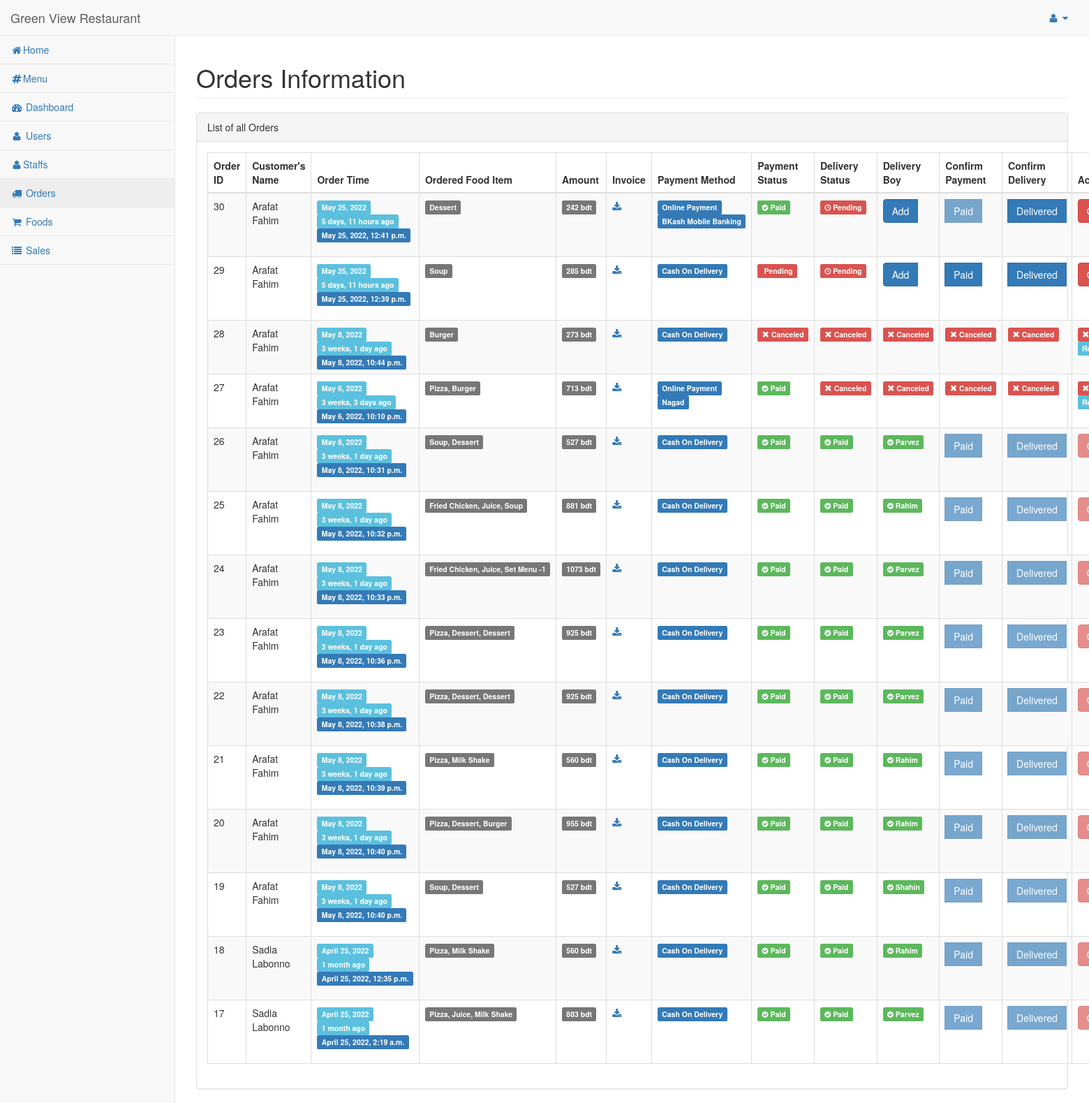
Screenshot of /dashboard/admin/orders/ (signed in) with the database file from the repository.
### hotel/models.py (models this page shows, shortened)
class Order(models.Model):
    pending = 'Pending'
    completed = 'Completed'
    STATUS = (
        (pending, pending),
        (completed, completed),
    )
    PAYMENT = (
        ('Cash On Delivery', 'Cash On Delivery'),
        ('Online Payment', 'Online Payment'),
    )
    pickup = 'PickUp'
    delivery = 'Delivery'
    TYPE = (
        (pickup, pickup),
        (delivery, delivery),
    )
    customer = models.ForeignKey(Customer, on_delete=models.CASCADE)
    order_timestamp = models.DateTimeField(auto_now_add=True)
    delivery_timestamp = models.DateTimeField(auto_now=True)
    order_items = models.ManyToManyField(Cart)
    food_items = models.TextField(null=True)
    food_price = models.TextField(null=True)
    payment_id = models.CharField(max_length=264, blank=True, null=True)
    payment_status = models.CharField(max_length=100, choices=STATUS)
    delivery_status = models.CharField(max_length=100, choices=STATUS)
    if_cancelled = models.BooleanField(default=False)
    cancelled_reason = models.TextField(blank=True, null=True)
    refund_request = models.BooleanField(default=False)
    total_amount = models.IntegerField(blank=True, null=True)
    payment_method = models.CharField(max_length=100, choices=PAYMENT, default='Cash On Delivery')
    payment_type = models.TextField(null=True, blank=True)
    location = models.CharField(max_length=200, blank=True, null=True)
    delivery_boy = models.ForeignKey(Staff, on_delete=models.CASCADE, null=True, blank=True)

class Customer(models.Model):
    pending = 'Pending'
    verified = 'Verified'
    STATUS = (
        (pending, pending),
        (verified, verified),
    )
    customer = models.ForeignKey(User, on_delete=models.CASCADE)
    address = models.TextField()
    referal_code = models.CharField(max_length=10)
    contact = models.CharField(max_length=10)
    orders = models.IntegerField(default=0)
    total_sale = models.IntegerField(default=0)
    status = models.CharField(max_length=50, choices=STATUS)

class Staff(models.Model):
    weiter = 'weiter'
    deliveryboy = 'Delivery Boy'
    chef = 'Chef'
    ROLES = (
        (weiter, weiter),
        (chef, chef),
        (deliveryboy, deliveryboy),
    )
    staff_name = models.CharField(max_length=255)
    address = models.TextField()
    contact = models.CharField(max_length=10)
    email = models.EmailField(max_length=255)
    salary = models.IntegerField()
    role = models.CharField(max_length=30, choices=ROLES)

### hotel/views.py (the view)
# urls.py: url(r'^dashboard/admin/orders/$', views.orders_admin, name='orders_admin'),
@login_required
@staff_member_required
def orders_admin(request):
    orders = Order.objects.filter().order_by('-id')
    dBoys = Staff.objects.filter(role='Delivery Boy')
    return render(request, 'admin_temp/orders.html', {'orders': orders, 'dBoys': dBoys})

### hotel/templates/admin_temp/orders.html (shortened to what this page needs)
{% load static %}
{% include "includes/base.html" %}
{% load humanize %}
{% block main %}
        <div id="page-wrapper">
            <div class="row">
                <div class="col-lg-12">
                    <h1 class="page-header">Orders Information</h1>
                </div>
            </div>
            <div class="row">
                <div class="col-lg-12">
                    <div class="panel panel-default">
                        <div class="panel-heading">
                            List of all Orders
                        </div>
                        <div class="panel-body">
                            <table width="100%" class="table table-striped table-bordered table-hover" >
                                <thead>
                                    <tr>
                                        <th>Order ID</th>
                                        <th>Customer's Name</th>
                                        <th>Order Time</th>
                                        <th>Ordered Food Item</th>
                                        <th>Amount</th>
                                        <th>Invoice</th>
                                        <th>Payment Method</th>
                                        <th>Payment Status</th>
                                        <th>Delivery Status</th>
                                        <th>Delivery Boy</th>
                                        <th>Confirm Payment</th>
                                        <th>Confirm Delivery</th>
                                        <th>Action</th>
                                    </tr>
                                </thead>
                                <tbody>
                                    {% for order in orders %}
                                    <tr>
                                        <td>{{order.id}}</td>
                                        <td>{{order.customer.customer.first_name}} {{order.customer.customer.last_name}}</td>
                                        <td>
                                            <span class="label label-info">{{order.order_timestamp|naturalday}}</span>
                                            <span class="label label-info">{{order.order_timestamp|naturaltime}}</span>
                                            <span class="label label-primary">{{order.order_timestamp}}</span>
                                        </td>
                                        <td><span class="label label-default">{{order.food_items}}</span></td>
                                        <td><span class="label label-default">{{order.total_amount}} bdt</span></td>
                                        <td><a href="{% url 'hotel:pdf' order.pk %}" class="fa fa-download"></a></td>
                                        <td>
                                            <span class="label label-primary">{{order.payment_method}}</span>
                                            <br>
                                            {% if order.payment_method == 'Online Payment' %}
                                            <span class="label label-primary">{{order.payment_type}}</span>
                                            {% endif %}
                                        </td>
                                        <td>
                                            {% if order.payment_method == 'Online Payment' or order.payment_status == 'Completed' %}
                                            <span class="label label-success">
                                                <i class="fa fa-check-circle" aria-hidden="true"></i>
                                               Paid</span>
                                            {% else %}
                                            {% if order.if_cancelled == True %}
                                                <span class="label label-danger">
                                                    <i class="glyphicon glyphicon-remove" aria-hidden="true"></i>
                                                        Canceled
                                                </span>
                                                {% else %}
                                                <span class="label label-danger">
                                                    Pending
                                                </span>
                                                {% endif %}
                                            {% endif %}
                                        </td>
                                        <td>
                                            {% if order.if_cancelled == True %}
                                            <span class="label label-danger">
                                                <i class="glyphicon glyphicon-remove" aria-hidden="true"></i>
                                                    Canceled
                                            </span>
                                            {% else %}
                                                {% if order.delivery_status == 'Completed' %}
                                                <span class="label label-success">
                                                    <i class="fa fa-check-circle" aria-hidden="true"></i>
                                                    Paid</span>
                                                {% else %}
                                                <span class="label label-danger">
                                                <i class="fa fa-clock-o" aria-hidden="true"></i>
                                                    Pending
                                                </span>
                                                {% endif %}
                                            {% endif %}
                                        </td>
                                        <td>
                                            {% if order.if_cancelled == True %}
                                            <span class="label label-danger">
                                                <i class="glyphicon glyphicon-remove" aria-hidden="true"></i>
                                                    Canceled
                                            </span>
                                            {% else %}
                                            {% ifequal order.delivery_boy None %}
                                                <span class="input-group-btn">
                                                    <button class="btn btn-primary" type="button" data-toggle="modal" data-target="#addFood">Add</button>
                                                </span>
                                                <br><br>
                                            {% else %}
                                            <span class="label label-success">
                                                <i class="fa fa-check-circle" aria-hidden="true"></i>
                                                {{order.delivery_boy.staff_name}}</span>
                                            {% endifequal %}
                                            {% endif %}
                                        </td>
                                        <td>
                                                {% if order.if_cancelled == True %}
                                                <span class="label label-danger">
                                                    <i class="glyphicon glyphicon-remove" aria-hidden="true"></i>
                                                        Canceled
                                                </span>
                                                {% else %}
                                                <a href="{% url 'hotel:confirm_order' order.id %}">
                                                <span class="input-group-btn">
                                                    <button class="btn btn-primary
                                                    {% if order.payment_method == 'Online Payment' or order.payment_status == 'Completed' %}
                                                     disabled
                                                     {% endif %}"
                                                     type="button">Paid</button>
                                                </span>
                                                </a>
                                                {% endif %}
                                        </td>
                                        <td>
                                            <a href="{% url 'hotel:confirm_delivery' order.id %}">
                                                {% if order.if_cancelled == True %}
                                                <span class="label label-danger">
                                                    <i class="glyphicon glyphicon-remove" aria-hidden="true"></i>
                                                        Canceled
                                                </span>
                                                {% else %}
                                                <span class="input-group-btn">
                                                    <button class="btn btn-primary {%ifequal order.delivery_status 'Completed'%} disabled{%endifequal%}" type="button">
                                                        Delivered</button>
                                                </span>
                                                {% endif %}
                                            </a>
                                        </td>
                                        <td>
                                                {% if order.if_cancelled == True %}
                                                <span class="label label-danger">
                                                    <i class="glyphicon glyphicon-remove" aria-hidden="true"></i>
                                                </span>
                                                <span class="label label-info">Reason: {{order.cancelled_reason}}</span>
                                                {% else %}
                                                <span class="input-group-btn">
                                                    <button class="btn btn-danger {% if order.delivery_status == 'Completed' %} disabled{% endif %}" type="button" data-toggle="modal" data-target="#cancel_desc">Order Cancellation</button>
                                                </span>
                                                <br><br>
                                                {% endif %}
                                        </td>
                                    </tr>
                                    {% endfor %}
                                </tbody>
                            </table>
                        </div>
                    </div>
                </div>
            </div>
        </div>
{% endblock %}

### rows the page displays
Order: id "30", customer.customer.first_name "Arafat", customer.customer.last_name "Fahim", order_timestamp "May 25, 2022", order_timestamp "5 days, 11 hours ago", order_timestamp "May 25, 2022, 12:41 p.m.", food_items "Dessert", total_amount "242", payment_method "Online Payment", payment_type "BKash Mobile Banking", shows "Paid", if_cancelled False (drawn)
Order: id "29", customer.customer.first_name "Arafat", customer.customer.last_name "Fahim", order_timestamp "May 25, 2022", order_timestamp "5 days, 11 hours ago", order_timestamp "May 25, 2022, 12:39 p.m.", food_items "Soup", total_amount "285", payment_method "Cash On Delivery", payment_status "Pending", if_cancelled False (drawn)
Order: id "28", customer.customer.first_name "Arafat", customer.customer.last_name "Fahim", order_timestamp "May 8, 2022", order_timestamp "3 weeks, 1 day ago", order_timestamp "May 8, 2022, 10:44 p.m.", food_items "Burger", total_amount "273", payment_method "Cash On Delivery", payment_status "Pending" (drawn), if_cancelled True (drawn)
Order: id "27", customer.customer.first_name "Arafat", customer.customer.last_name "Fahim", order_timestamp "May 6, 2022", order_timestamp "3 weeks, 3 days ago", order_timestamp "May 6, 2022, 10:10 p.m.", food_items "Pizza, Burger", total_amount "713", payment_method "Online Payment", payment_type "Nagad", shows "Paid", if_cancelled True (drawn)
Order: id "26", customer.customer.first_name "Arafat", customer.customer.last_name "Fahim", order_timestamp "May 8, 2022", order_timestamp "3 weeks, 1 day ago", order_timestamp "May 8, 2022, 10:31 p.m.", food_items "Soup, Dessert", total_amount "527", payment_method "Cash On Delivery", payment_status "Completed" (drawn), if_cancelled False (drawn), delivery_boy.staff_name "Parvez"
Order: id "25", customer.customer.first_name "Arafat", customer.customer.last_name "Fahim", order_timestamp "May 8, 2022", order_timestamp "3 weeks, 1 day ago", order_timestamp "May 8, 2022, 10:32 p.m.", food_items "Fried Chicken, Juice, Soup", total_amount "881", payment_method "Cash On Delivery", payment_status "Completed" (drawn), if_cancelled False (drawn), delivery_boy.staff_name "Rahim"
Order: id "24", customer.customer.first_name "Arafat", customer.customer.last_name "Fahim", order_timestamp "May 8, 2022", order_timestamp "3 weeks, 1 day ago", order_timestamp "May 8, 2022, 10:33 p.m.", food_items "Fried Chicken, Juice, Set Menu -1", total_amount "1073", payment_method "Cash On Delivery", payment_status "Completed" (drawn), if_cancelled False (drawn), delivery_boy.staff_name "Parvez"
Order: id "23", customer.customer.first_name "Arafat", customer.customer.last_name "Fahim", order_timestamp "May 8, 2022", order_timestamp "3 weeks, 1 day ago", order_timestamp "May 8, 2022, 10:36 p.m.", food_items "Pizza, Dessert, Dessert", total_amount "925", payment_method "Cash On Delivery", payment_status "Completed" (drawn), if_cancelled False (drawn), delivery_boy.staff_name "Parvez"
Order: id "22", customer.customer.first_name "Arafat", customer.customer.last_name "Fahim", order_timestamp "May 8, 2022", order_timestamp "3 weeks, 1 day ago", order_timestamp "May 8, 2022, 10:38 p.m.", food_items "Pizza, Dessert, Dessert", total_amount "925", payment_method "Cash On Delivery", payment_status "Completed" (drawn), if_cancelled False (drawn), delivery_boy.staff_name "Parvez"
Order: id "21", customer.customer.first_name "Arafat", customer.customer.last_name "Fahim", order_timestamp "May 8, 2022", order_timestamp "3 weeks, 1 day ago", order_timestamp "May 8, 2022, 10:39 p.m.", food_items "Pizza, Milk Shake", total_amount "560", payment_method "Cash On Delivery", payment_status "Completed" (drawn), if_cancelled False (drawn), delivery_boy.staff_name "Rahim"
Order: id "20", customer.customer.first_name "Arafat", customer.customer.last_name "Fahim", order_timestamp "May 8, 2022", order_timestamp "3 weeks, 1 day ago", order_timestamp "May 8, 2022, 10:40 p.m.", food_items "Pizza, Dessert, Burger", total_amount "955", payment_method "Cash On Delivery", payment_status "Completed" (drawn), if_cancelled False (drawn), delivery_boy.staff_name "Rahim"
Order: id "19", customer.customer.first_name "Arafat", customer.customer.last_name "Fahim", order_timestamp "May 8, 2022", order_timestamp "3 weeks, 1 day ago", order_timestamp "May 8, 2022, 10:40 p.m.", food_items "Soup, Dessert", total_amount "527", payment_method "Cash On Delivery", payment_status "Completed" (drawn), if_cancelled False (drawn), delivery_boy.staff_name "Shahin"
Order: id "18", customer.customer.first_name "Sadia", customer.customer.last_name "Labonno", order_timestamp "April 25, 2022", order_timestamp "1 month ago", order_timestamp "April 25, 2022, 12:35 p.m.", food_items "Pizza, Milk Shake", total_amount "560", payment_method "Cash On Delivery", payment_status "Completed" (drawn), if_cancelled False (drawn), delivery_boy.staff_name "Rahim"
Order: id "17", customer.customer.first_name "Sadia", customer.customer.last_name "Labonno", order_timestamp "April 25, 2022", order_timestamp "1 month ago", order_timestamp "April 25, 2022, 2:19 a.m.", food_items "Pizza, Juice, Milk Shake", total_amount "883", payment_method "Cash On Delivery", payment_status "Completed" (drawn), if_cancelled False (drawn), delivery_boy.staff_name "Parvez"
